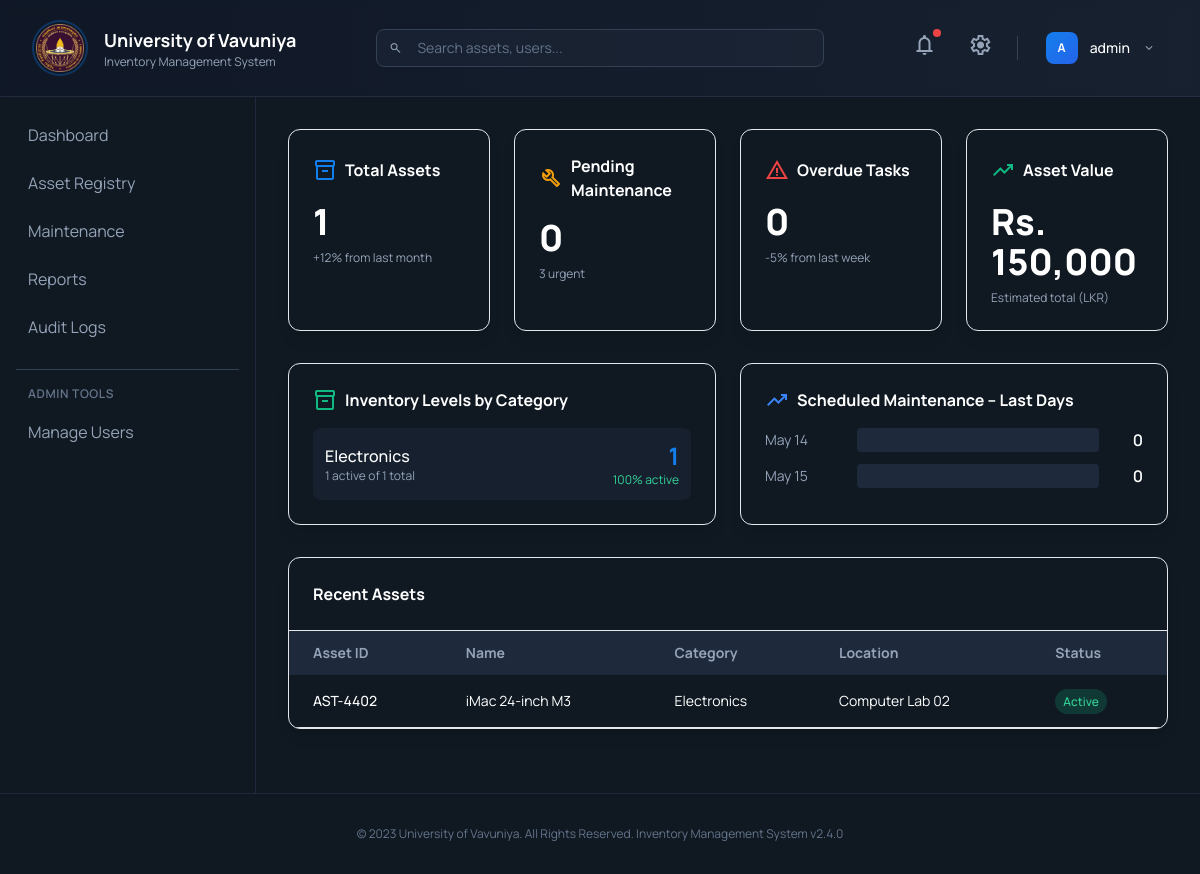
/dashboard.php (signed in), run on the app's committed database.
### tables this page shows
CREATE TABLE `users` (
  `id` int(11) NOT NULL,
  `username` varchar(255) NOT NULL,
  `email` varchar(255) NOT NULL,
  `password` varchar(255) NOT NULL,
  `role` enum('admin','clerk','user') DEFAULT 'user',
  `department` varchar(255) DEFAULT NULL,
  `status` enum('active','inactive') DEFAULT 'active',
  `created_at` timestamp NOT NULL DEFAULT current_timestamp()
);

CREATE TABLE `assets` (
  `id` int(11) NOT NULL,
  `asset_id` varchar(50) NOT NULL,
  `name` varchar(255) NOT NULL,
  `category` varchar(255) DEFAULT NULL,
  `location` varchar(255) DEFAULT NULL,
  `status` enum('active','maintenance','disposed') DEFAULT 'active',
  `purchase_date` date DEFAULT NULL,
  `unit_price` decimal(10,2) DEFAULT NULL,
  `condition` enum('new','good','refurbished','maintenance_required') DEFAULT 'new',
  `documentation` varchar(255) DEFAULT NULL,
  `created_at` timestamp NOT NULL DEFAULT current_timestamp()
);

### dashboard.php (the view, shortened to what this page needs)
<?php
include 'config.php';
include 'header.php';
include 'sidebar.php';
$asset_count = $conn->query("SELECT COUNT(*) FROM assets")->fetch_row()[0] ?? 0;
$maintenance_count = $conn->query("SELECT COUNT(*) FROM maintenance_logs WHERE status = 'pending'")->fetch_row()[0] ?? 0;
$overdue_count = $conn->query("SELECT COUNT(*) FROM maintenance_logs WHERE status = 'overdue'")->fetch_row()[0] ?? 0;
$asset_value_result = $conn->query("SELECT COALESCE(SUM(unit_price), 0) AS total_value FROM assets");
if ($asset_value_result) {
    $asset_value_row = $asset_value_result->fetch_assoc();
    $total_asset_value = $asset_value_row['total_value'] ?? 0;
} else {
    $total_asset_value = 0;
}
$recent_assets = $conn->query("
    SELECT asset_id, name, category, location, status
    FROM assets
    ORDER BY created_at DESC
    LIMIT 5
");
$inventory_levels = $conn->query("
    SELECT category,
           COUNT(*) as count,
           SUM(CASE WHEN status = 'active' THEN 1 ELSE 0 END) as active_count
    FROM assets
    GROUP BY category
");
$last_2_days_data = [];
for ($i = 1; $i >= 0; $i--) {
    $date = date('Y-m-d', strtotime("-$i days"));
    $last_2_days_data[$date] = 0;
}
?>
<main class="flex-1 p-8 overflow-y-auto bg-background-dark w-full">
    <div class="grid grid-cols-1 md:grid-cols-4 gap-6 mb-8">
        <div class="bg-surface p-6 rounded-xl border border-border-slate shadow-lg">
            <div class="flex items-center gap-2 mb-4">
                <span class="material-symbols-outlined text-primary text-2xl">inventory_2</span>
                <h4 class="font-bold text-white">Total Assets</h4>
            </div>
            <h2 class="text-4xl font-extrabold text-white"><?= number_format($asset_count) ?></h2>
            <p class="text-xs text-slate-400 mt-2">+12% from last month</p>
        </div>
        <div class="bg-surface p-6 rounded-xl border border-border-slate shadow-lg">
            <div class="flex items-center gap-2 mb-4">
                <span class="material-symbols-outlined text-amber-500 text-2xl">build</span>
                <h4 class="font-bold text-white">Pending Maintenance</h4>
            </div>
            <h2 class="text-4xl font-extrabold text-white"><?= number_format($maintenance_count) ?></h2>
            <p class="text-xs text-slate-400 mt-2">3 urgent</p>
        </div>
        <div class="bg-surface p-6 rounded-xl border border-border-slate shadow-lg">
            <div class="flex items-center gap-2 mb-4">
                <span class="material-symbols-outlined text-red-500 text-2xl">warning</span>
                <h4 class="font-bold text-white">Overdue Tasks</h4>
            </div>
            <h2 class="text-4xl font-extrabold text-white"><?= number_format($overdue_count) ?></h2>
            <p class="text-xs text-slate-400 mt-2">-5% from last week</p>
        </div>
        <div class="bg-surface p-6 rounded-xl border border-border-slate shadow-lg">
            <div class="flex items-center gap-2 mb-4">
                <span class="material-symbols-outlined text-emerald-500 text-2xl">trending_up</span>
                <h4 class="font-bold text-white">Asset Value</h4>
            </div>
            <h2 class="text-4xl font-extrabold text-white">
                Rs. <?= number_format($total_asset_value, 0) ?>
            </h2>
            <p class="text-xs text-slate-400 mt-2">
                Estimated total (LKR)
            </p>
        </div>
    </div>
    <div class="grid grid-cols-1 lg:grid-cols-2 gap-6 mb-8">
        <div class="bg-surface p-6 rounded-xl border border-border-slate shadow-lg">
            <h4 class="font-bold text-white mb-4 flex items-center gap-2">
                <span class="material-symbols-outlined text-emerald-500">inventory_2</span>
                Inventory Levels by Category
            </h4>
            <div class="space-y-3">
                <?php if ($inventory_levels && $inventory_levels->num_rows > 0): ?>
                    <?php while ($row = $inventory_levels->fetch_assoc()): ?>
                        <div class="flex items-center justify-between p-3 bg-slate-800/50 rounded-lg">
                            <div>
                                <p class="text-white font-medium"><?= htmlspecialchars($row['category'] ?: 'Uncategorized') ?></p>
                                <p class="text-xs text-slate-400">
                                    <?= number_format($row['active_count']) ?> active of <?= number_format($row['count']) ?> total
                                </p>
                            </div>
                            <div class="text-right">
                                <span class="text-2xl font-bold text-primary"><?= number_format($row['count']) ?></span>
                                <p class="text-xs text-emerald-400">
                                    <?= $row['count'] > 0 ? round(($row['active_count'] / $row['count']) * 100) : 0 ?>% active
                                </p>
                            </div>
                        </div>
                    <?php endwhile; ?>
                <?php else: ?>
                    <p class="text-slate-400 text-sm">No inventory data available</p>
                <?php endif; ?>
            </div>
        </div>
        <div class="bg-surface p-6 rounded-xl border border-border-slate shadow-lg">
            <h4 class="font-bold text-white mb-4 flex items-center gap-2">
                <span class="material-symbols-outlined text-blue-500">trending_up</span>
                Scheduled Maintenance – Last Days
            </h4>
            <div class="space-y-3">
                <?php if ($last_2_days_data): ?>
                    <?php foreach ($last_2_days_data as $date => $count): ?>
                        <div class="flex items-center gap-3">
                            <span class="text-sm text-slate-400 w-20">
                                <?= date('M d', strtotime($date)) ?>
                            </span>
                            <div class="flex-1">
                                <div class="w-full bg-slate-800 rounded h-6 relative overflow-hidden">
                                </div>
                            </div>
                            <span class="text-white font-semibold w-8 text-right"><?= $count ?></span>
                        </div>
                    <?php endforeach; ?>
                <?php else: ?>
                    <p class="text-slate-400 text-sm">No scheduled maintenance in the last days</p>
                <?php endif; ?>
            </div>
        </div>
    </div>
    <div class="bg-surface rounded-xl border border-border-slate shadow-lg overflow-hidden mb-8">
        <div class="p-6 border-b border-border-slate">
            <h4 class="font-bold text-white">Recent Assets</h4>
        </div>
        <div class="overflow-x-auto">
            <table class="w-full text-left text-sm min-w-[600px]">
                <thead class="bg-slate-800 text-slate-400">
                    <tr>
                        <th class="px-6 py-3">Asset ID</th>
                        <th class="px-6 py-3">Name</th>
                        <th class="px-6 py-3">Category</th>
                        <th class="px-6 py-3">Location</th>
                        <th class="px-6 py-3">Status</th>
                    </tr>
                </thead>
                <tbody class="text-white">
                    <?php if ($recent_assets && $recent_assets->num_rows > 0): ?>
                        <?php while ($row = $recent_assets->fetch_assoc()): ?>
                            <tr class="border-b border-border-slate hover:bg-slate-800/50 transition-colors">
                                <td class="px-6 py-4 font-medium"><?= htmlspecialchars($row['asset_id']) ?></td>
                                <td class="px-6 py-4"><?= htmlspecialchars($row['name']) ?></td>
                                <td class="px-6 py-4"><?= htmlspecialchars($row['category'] ?: '-') ?></td>
                                <td class="px-6 py-4"><?= htmlspecialchars($row['location'] ?: '-') ?></td>
                                <td class="px-6 py-4">
                                    <span class="px-2 py-1 rounded-full text-xs font-medium
                                        <?php
                                        if ($row['status'] == 'active')      echo 'bg-emerald-500/20 text-emerald-400';
                                        elseif ($row['status'] == 'maintenance') echo 'bg-amber-500/20 text-amber-400';
                                        else                                 echo 'bg-red-500/20 text-red-400';
                                        ?>">
                                        <?= ucfirst($row['status']) ?>
                                    </span>
                                </td>
                            </tr>
                        <?php endwhile; ?>
                    <?php endif; ?>
                </tbody>
            </table>
        </div>
    </div>
</main>
<?php include 'footer.php'; ?>

### header.php (shortened to what this page needs)
<!DOCTYPE html>
<html class="dark" lang="en">
<head>
    <script src="https://cdn.tailwindcss.com?plugins=forms,container-queries"></script>
    <script id="tailwind-config">
        tailwind.config = {
            darkMode: "class",
            theme: {
                extend: {
                    colors: {
                        "primary": "#137fec",
                        "background-light": "#f6f7f8",
                        "background-dark": "#101922",
                    },
                    fontFamily: {
                        "display": ["Manrope"]
                    },
                    borderRadius: {
                        "DEFAULT": "0.25rem",
                        "lg": "0.5rem",
                        "xl": "0.75rem",
                        "full": "9999px"
                    },
                },
            },
        }
    </script>
</head>
<body class="bg-background-light dark:bg-background-dark font-display text-white overflow-hidden flex flex-col h-screen">
    <header class="border-b border-slate-700/50 bg-gradient-to-r from-slate-900/50 to-slate-800/50 backdrop-blur-sm px-8 py-4 flex-shrink-0 sticky top-0 z-40">
        <div class="flex items-center justify-between h-16">
            <div class="flex items-center gap-4">
                <div class="flex items-center justify-center w-14 h-14 rounded-full border-2 border-primary/30 bg-slate-900/50">
                    <img src="assets/uov-logo.png" alt="University of Vavuniya" class="w-12 h-12 object-contain" onerror="this.style.display='none'">
                </div>
                <div>
                    <h1 class="text-lg font-bold text-white">University of Vavuniya</h1>
                    <p class="text-xs text-slate-400">Inventory Management System</p>
                </div>
            </div>
            <div class="flex-1 max-w-md mx-8">
                <div class="relative">
                    <span class="material-symbols-outlined absolute left-3 top-1/2 -translate-y-1/2 text-slate-400 text-sm">search</span>
                    <input type="text" placeholder="Search assets, users..."
                        class="w-full pl-10 pr-4 py-2 rounded-lg bg-slate-800/50 border border-slate-700 text-white placeholder-slate-500 focus:outline-none focus:border-primary/50 focus:ring-1 focus:ring-primary/30 transition-all text-sm">
                </div>
            </div>
            <div class="flex items-center gap-4">
                <button class="relative p-2 rounded-lg hover:bg-slate-700/50 transition-colors group">
                    <span class="material-symbols-outlined text-slate-400 group-hover:text-white transition-colors">notifications</span>
                    <span class="absolute top-1 right-1 w-2 h-2 bg-red-500 rounded-full"></span>
                </button>
                <button class="p-2 rounded-lg hover:bg-slate-700/50 transition-colors group">
                    <span class="material-symbols-outlined text-slate-400 group-hover:text-white transition-colors">settings</span>
                </button>
                <div class="relative group">
                    <button class="flex items-center gap-3 px-3 py-2 rounded-lg hover:bg-slate-700/50 transition-colors">
                        <div class="w-8 h-8 rounded-lg bg-gradient-to-br from-primary to-blue-600 flex items-center justify-center">
                            <span class="text-xs font-bold">
                                <?php
                                if (isset($_SESSION['user_id'])) {
                                    global $conn;
                                    $stmt = $conn->prepare("SELECT username FROM users WHERE id = ?");
                                    $stmt->bind_param("i", $_SESSION['user_id']);
                                    $stmt->execute();
                                    $result = $stmt->get_result();
                                    $user = $result->fetch_assoc();
                                    echo isset($user['username']) ? strtoupper(substr($user['username'], 0, 1)) : 'U';
                                } else {
                                    echo 'G';
                                }
                                ?>
                            </span>
                        </div>
                        <span class="text-sm font-medium hidden sm:inline">
                            <?php
                            if (isset($_SESSION['user_id'])) {
                                echo isset($user['username']) ? htmlspecialchars($user['username']) : 'User';
                            } else {
                                echo 'Guest';
                            }
                            ?>
                        </span>
                        <span class="material-symbols-outlined text-sm text-slate-400 group-hover:text-white transition-colors">expand_more</span>
                    </button>
                </div>
            </div>
        </div>
    </header>
    <div class="flex flex-1 overflow-hidden">

### data on the page
users: username "A", username "admin"
assets: asset "AST-4402", name "iMac 24-inch M3", category "Electronics", location "Computer Lab 02", status "Active"

### other printed values
$asset_count "1"
$maintenance_count "0"
$overdue_count "0"
$total_asset_value "150,000"
$row['category'] ?: 'Uncategorized' "Electronics"
$row['active_count'] "1"
$row['count'] "1"
date('M d', strtotime($date)) "May 14"
$count "0"
date('M d', strtotime($date)) "May 15"
